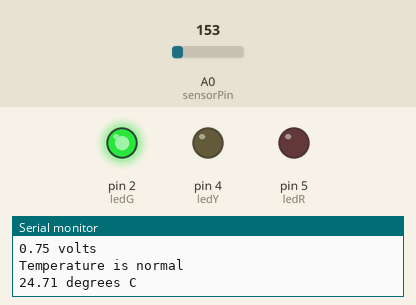
The sketch below on a simulated Arduino Uno, built with avr-gcc and run on an emulated ATmega328P. Parts: output pins drawn as LEDs (lit = HIGH), the last lines printed to the serial monitor. The test bench sets the inputs (shaded band); at power-on: A0 (sensorPin) = 153.

Above: at 2.2 s.
2.3 s: A0 (sensorPin) set to 177
4.2 s: A0 (sensorPin) set to 185
At 5.6 s:
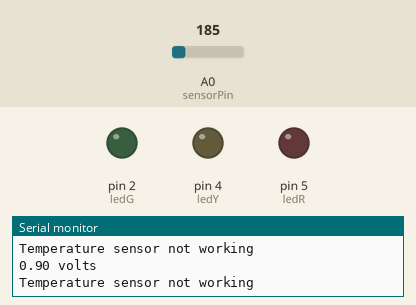
6.5 s: A0 (sensorPin) set to 191
At 7.2 s:
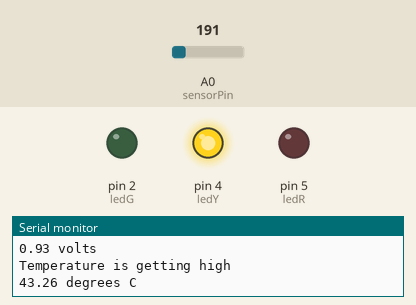
8.0 s: A0 (sensorPin) set to 175
At 9.4 s:
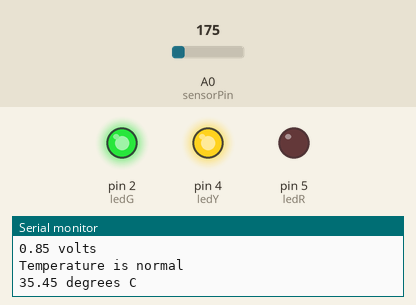
10.1 s: A0 (sensorPin) set to 221
At 11.0 s:
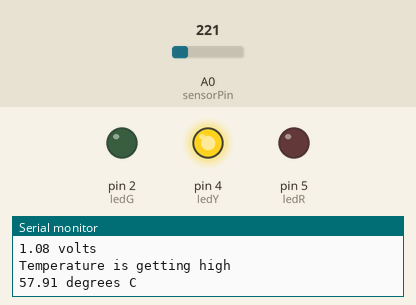
12.1 s: A0 (sensorPin) set to 165
At 13.8 s:
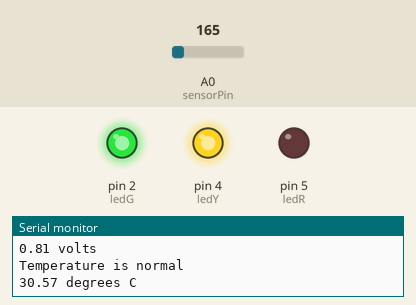
Timing chart, 0 to 15.1 s (numbered marks = the images above; inputs shaded):
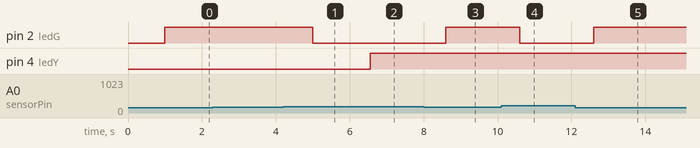

The sketch:

fire_alarm.ino
```cpp
//TMP36 Pin Variables
int sensorPin = 0; //the analog pin the TMP36's Vout (sense) pin is connected to
                        //the resolution is 10 mV / degree centigrade with a
                        //500 mV offset to allow for negative temperatures

const int ledG=2;//Green LED is on pin 2
const int ledY=4;//Yellow LED is on pin 8
const int ledR=5;// Red LED is on pin 9
const int buzzer=8;// Buzzer is on pin 11
const float TempSensorvalue=0; // initialize Temp_Sensor reading

void setup()
{
  Serial.begin(9600);  //Start the serial connection with the computer
  pinMode(ledG,OUTPUT);
  pinMode(ledY,OUTPUT);
  pinMode(ledR,OUTPUT);
  pinMode(buzzer,OUTPUT);
  Serial.println(" temperature monitor\n");
  delay(1000);//Wait before accessing Sensor//to view the result open the serial monitor
}

void loop()                     // run over and over again
{
 //getting the voltage reading from the temperature sensor
 int reading = analogRead(sensorPin);

 // converting that reading to voltage, for 3.3v arduino use 3.3
 float voltage = reading * 5.0;
 voltage /= 1024.0;

 // print out the voltage
 Serial.print(voltage); Serial.println(" volts");

 // now print out the temperature
 float TempSensorvalue = (voltage - 0.5) * 100 ;  //converting from 10 mv per degree wit 500 mV offset
                                               //to degrees ((voltage - 500mV) times 100)

//if (TempSensorvalue>=0.0);// compares reading from Temperature sensor with the threshold value
   if (TempSensorvalue>=0.0 && TempSensorvalue<=40.0)
   { // compares reading from Temperature sensor with the threshold value
  digitalWrite(ledG,HIGH); //turns on led
  Serial.println("Temperature is normal");
  Serial.print(TempSensorvalue);
  Serial.println(" degrees C");
  digitalWrite(buzzer, LOW);
  noTone(buzzer);
  delay(1000);
  }
 else if (TempSensorvalue>=41.0)
   {// compares reading from Temperature sensor with the threshold value
  digitalWrite(ledY,HIGH);//turns on led
  digitalWrite(ledG,LOW);//turns off led
  Serial.println("Temperature is getting high");
   Serial.print(TempSensorvalue);
  Serial.println(" degrees C");
  digitalWrite(buzzer, LOW);
  noTone(buzzer);
  delay(1000); //stops program for 1 second
}
  else if (TempSensorvalue>=51.0)//compares reading from Temperature sensor with the threshold value
 {
  digitalWrite(ledR,HIGH);//turns on led
  digitalWrite(ledY,LOW);//turns off led
  Serial.println("Temperature is very high");
   Serial.print(TempSensorvalue);
  Serial.println(" degrees C");
  digitalWrite(buzzer, HIGH);
  tone(buzzer,400, 500); //the buzzer emit sound at 400 MHz for 500 millis
  delay(1000); //stops program for 1 second
 }
 else
  {
  digitalWrite(ledR,LOW);
  digitalWrite(ledG,LOW);
  digitalWrite(ledY,LOW);
  digitalWrite(buzzer, LOW);
  noTone(buzzer);
  Serial.println("Temperature sensor not working");
}
}
```

Measured:
- the behaviour switches between 184 and 185 on A0 (sensorPin) (found by bisection; images 0 and 1)
- after the input at 4.2 s, pin 2 (ledG): HIGH → LOW after 0.81 s
- after the input at 6.5 s, pin 4 (ledY): LOW → HIGH after 0.05 s
- after the input at 8.0 s, pin 2 (ledG): LOW → HIGH after 0.60 s
- after the input at 10.1 s, pin 2 (ledG): HIGH → LOW after 0.50 s
- after the input at 12.1 s, pin 2 (ledG): LOW → HIGH after 0.51 s
